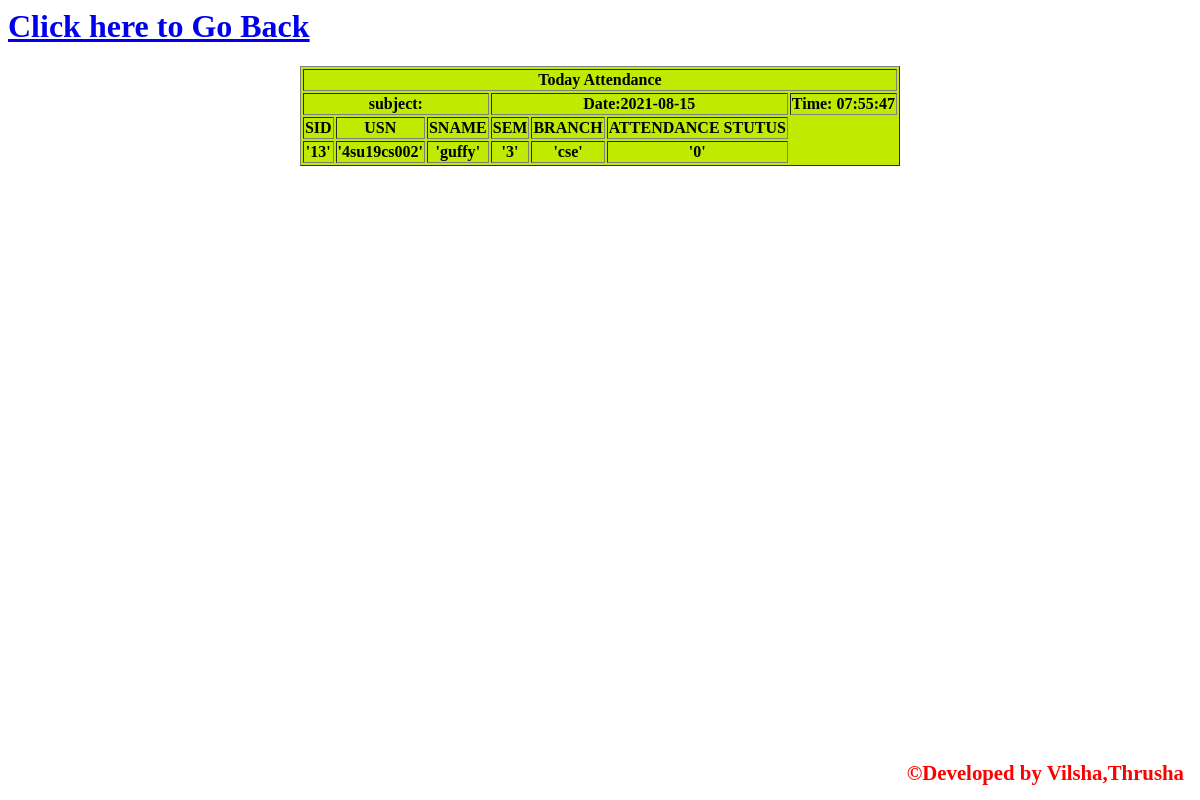
/testing3.php, run on the app's committed database.
### tables this page shows
CREATE TABLE `student` (
  `sid` int(10) NOT NULL,
  `usn` varchar(10) NOT NULL,
  `sname` varchar(20) NOT NULL,
  `sem` int(10) NOT NULL,
  `branch` varchar(10) NOT NULL,
  `phone` bigint(10) NOT NULL,
  `email` varchar(30) NOT NULL,
  `spassword` varchar(20) NOT NULL
);

### testing3.php (the view, shortened to what this page needs)
<?php
 include 'copyrights.php'; ?>
<html>
<table align="center" border="1" bgcolor="cream">
<tr><th colspan="9">Today Attendance</th></tr>
<tr>
<?php
$con=mysqli_connect("localhost","root","","application");
mysqli_select_db($con,"application") or die("cannot connect to the database");
$subject=$_GET['subject'];
echo "<th colspan='3'> subject:".$subject."</th>";
$currentDate = date( 'Y-m-d ', time () );
echo "<th colspan='3'>Date:".$currentDate."</th>";
$currentTime = date( ' h:i:s ', time () );
echo "<th colspan='3'>Time:".$currentTime."</th></tr>";
echo "<tr> <th> SID</th> <th> USN </th> <th> SNAME </th> <th> SEM </th> <th> BRANCH </th> <th> ATTENDANCE STUTUS</th></tr>";
$query1="select *from student where sem=3";
$run=mysqli_query($con,$query1);
while ($row=mysqli_fetch_array($run))
{
 $sid=$row[0];
$usn=$row[1];
$sname=$row[2];
$sem=$row[3];
$branch=$row[4];
$found=0;
if($found==1)
{
	$entry=1;
$query2= "insert into attendance1(sid,usn,sname,sem,branch,subject,dat,time,entry) values ($sid,'$usn','$sname',$sem,'$branch','$subject','$currentDate','$currentTime',$entry)";
echo "<tr> <th> '$sid'</th> <th> '$usn' </th> <th> '$sname' </th> <th> '$sem' </th> <th> '$branch' </th> <th>'1'</th></tr>";
$con=mysqli_connect("localhost","root","","application");
mysqli_select_db($con,"application") or die("cannot connect to the database");
mysqli_query($con,$query2);
}
else
{
echo "<tr> <th> '$sid'</th> <th> '$usn' </th> <th> '$sname' </th> <th> '$sem' </th> <th> '$branch' </th> <th>'0'</th></tr>";
}
}
?>
  <a href="Mark_attendance3.php"><h1>Click here to Go Back</h1></a>

### data on the page
student: sid "13", usn "4su19cs002", sname "guffy", sem "3", branch "cse"

### other printed values
$currentDate "2021-08-15"
$currentTime "07:55:47"
